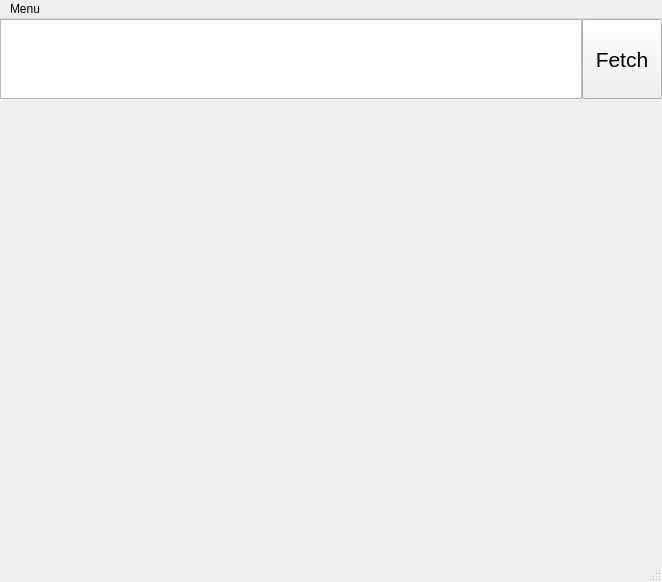
<?xml version="1.0" encoding="UTF-8"?>
<ui version="4.0">
 <class>DownloadImageClass</class>
 <widget class="QMainWindow" name="DownloadImageClass">
  <property name="geometry">
   <rect>
    <x>0</x>
    <y>0</y>
    <width>662</width>
    <height>582</height>
   </rect>
  </property>
  <property name="minimumSize">
   <size>
    <width>0</width>
    <height>0</height>
   </size>
  </property>
  <property name="windowTitle">
   <string>DownloadImage</string>
  </property>
  <property name="statusTip">
   <string/>
  </property>
  <property name="autoFillBackground">
   <bool>false</bool>
  </property>
  <widget class="QWidget" name="centralWidget">
   <layout class="QGridLayout" name="gridLayout_3" columnstretch="9,1">
    <property name="leftMargin">
     <number>0</number>
    </property>
    <property name="topMargin">
     <number>0</number>
    </property>
    <property name="rightMargin">
     <number>0</number>
    </property>
    <property name="bottomMargin">
     <number>0</number>
    </property>
    <property name="spacing">
     <number>0</number>
    </property>
    <item row="0" column="0">
     <widget class="QTextEdit" name="fetchInput">
      <property name="sizePolicy">
       <sizepolicy hsizetype="Expanding" vsizetype="Maximum">
        <horstretch>0</horstretch>
        <verstretch>0</verstretch>
       </sizepolicy>
      </property>
      <property name="minimumSize">
       <size>
        <width>0</width>
        <height>80</height>
       </size>
      </property>
      <property name="maximumSize">
       <size>
        <width>16777215</width>
        <height>80</height>
       </size>
      </property>
      <property name="html">
       <string>&lt;!DOCTYPE HTML PUBLIC &quot;-//W3C//DTD HTML 4.0//EN&quot; &quot;http://www.w3.org/TR/REC-html40/strict.dtd&quot;&gt;
&lt;html&gt;&lt;head&gt;&lt;meta name=&quot;qrichtext&quot; content=&quot;1&quot; /&gt;&lt;style type=&quot;text/css&quot;&gt;
p, li { white-space: pre-wrap; }
&lt;/style&gt;&lt;/head&gt;&lt;body style=&quot; font-family:'MS Shell Dlg 2'; font-size:8.25pt; font-weight:400; font-style:normal;&quot;&gt;
&lt;p style=&quot;-qt-paragraph-type:empty; margin-top:0px; margin-bottom:0px; margin-left:0px; margin-right:0px; -qt-block-indent:0; text-indent:0px;&quot;&gt;&lt;br /&gt;&lt;/p&gt;&lt;/body&gt;&lt;/html&gt;</string>
      </property>
     </widget>
    </item>
    <item row="0" column="1">
     <widget class="QPushButton" name="fetchButton">
      <property name="sizePolicy">
       <sizepolicy hsizetype="Expanding" vsizetype="Maximum">
        <horstretch>0</horstretch>
        <verstretch>0</verstretch>
       </sizepolicy>
      </property>
      <property name="minimumSize">
       <size>
        <width>0</width>
        <height>80</height>
       </size>
      </property>
      <property name="maximumSize">
       <size>
        <width>16777215</width>
        <height>80</height>
       </size>
      </property>
      <property name="font">
       <font>
        <pointsize>16</pointsize>
       </font>
      </property>
      <property name="text">
       <string>Fetch</string>
      </property>
      <property name="iconSize">
       <size>
        <width>16</width>
        <height>16</height>
       </size>
      </property>
     </widget>
    </item>
    <item row="1" column="0" colspan="2">
     <widget class="QLabel" name="errorMessage">
      <property name="sizePolicy">
       <sizepolicy hsizetype="Expanding" vsizetype="Expanding">
        <horstretch>0</horstretch>
        <verstretch>0</verstretch>
       </sizepolicy>
      </property>
      <property name="minimumSize">
       <size>
        <width>0</width>
        <height>0</height>
       </size>
      </property>
      <property name="maximumSize">
       <size>
        <width>16777215</width>
        <height>30</height>
       </size>
      </property>
      <property name="palette">
       <palette>
        <active>
         <colorrole role="WindowText">
          <brush brushstyle="SolidPattern">
           <color alpha="255">
            <red>255</red>
            <green>0</green>
            <blue>0</blue>
           </color>
          </brush>
         </colorrole>
         <colorrole role="Text">
          <brush brushstyle="SolidPattern">
           <color alpha="255">
            <red>255</red>
            <green>0</green>
            <blue>0</blue>
           </color>
          </brush>
         </colorrole>
         <colorrole role="ButtonText">
          <brush brushstyle="SolidPattern">
           <color alpha="255">
            <red>255</red>
            <green>0</green>
            <blue>0</blue>
           </color>
          </brush>
         </colorrole>
         <colorrole role="PlaceholderText">
          <brush brushstyle="SolidPattern">
           <color alpha="128">
            <red>255</red>
            <green>0</green>
            <blue>0</blue>
           </color>
          </brush>
         </colorrole>
        </active>
        <inactive>
         <colorrole role="WindowText">
          <brush brushstyle="SolidPattern">
           <color alpha="255">
            <red>255</red>
            <green>0</green>
            <blue>0</blue>
           </color>
          </brush>
         </colorrole>
         <colorrole role="Text">
          <brush brushstyle="SolidPattern">
           <color alpha="255">
            <red>255</red>
            <green>0</green>
            <blue>0</blue>
           </color>
          </brush>
         </colorrole>
         <colorrole role="ButtonText">
          <brush brushstyle="SolidPattern">
           <color alpha="255">
            <red>255</red>
            <green>0</green>
            <blue>0</blue>
           </color>
          </brush>
         </colorrole>
         <colorrole role="PlaceholderText">
          <brush brushstyle="SolidPattern">
           <color alpha="128">
            <red>255</red>
            <green>0</green>
            <blue>0</blue>
           </color>
          </brush>
         </colorrole>
        </inactive>
        <disabled>
         <colorrole role="WindowText">
          <brush brushstyle="SolidPattern">
           <color alpha="255">
            <red>255</red>
            <green>0</green>
            <blue>0</blue>
           </color>
          </brush>
         </colorrole>
         <colorrole role="Text">
          <brush brushstyle="SolidPattern">
           <color alpha="255">
            <red>255</red>
            <green>0</green>
            <blue>0</blue>
           </color>
          </brush>
         </colorrole>
         <colorrole role="ButtonText">
          <brush brushstyle="SolidPattern">
           <color alpha="255">
            <red>255</red>
            <green>0</green>
            <blue>0</blue>
           </color>
          </brush>
         </colorrole>
         <colorrole role="PlaceholderText">
          <brush brushstyle="SolidPattern">
           <color alpha="128">
            <red>0</red>
            <green>0</green>
            <blue>0</blue>
           </color>
          </brush>
         </colorrole>
        </disabled>
       </palette>
      </property>
      <property name="font">
       <font>
        <pointsize>10</pointsize>
       </font>
      </property>
      <property name="styleSheet">
       <string notr="true">color: rgb(255, 0, 0)</string>
      </property>
      <property name="text">
       <string>&lt;html&gt;&lt;head/&gt;&lt;body&gt;&lt;p&gt;&lt;br/&gt;&lt;/p&gt;&lt;/body&gt;&lt;/html&gt;</string>
      </property>
      <property name="alignment">
       <set>Qt::AlignCenter</set>
      </property>
     </widget>
    </item>
    <item row="2" column="0" colspan="2">
     <widget class="QLabel" name="image">
      <property name="sizePolicy">
       <sizepolicy hsizetype="Preferred" vsizetype="Preferred">
        <horstretch>0</horstretch>
        <verstretch>0</verstretch>
       </sizepolicy>
      </property>
      <property name="minimumSize">
       <size>
        <width>0</width>
        <height>0</height>
       </size>
      </property>
      <property name="maximumSize">
       <size>
        <width>16777215</width>
        <height>16777215</height>
       </size>
      </property>
      <property name="palette">
       <palette>
        <active>
         <colorrole role="Text">
          <brush brushstyle="SolidPattern">
           <color alpha="255">
            <red>0</red>
            <green>0</green>
            <blue>0</blue>
           </color>
          </brush>
         </colorrole>
         <colorrole role="PlaceholderText">
          <brush brushstyle="SolidPattern">
           <color alpha="128">
            <red>241</red>
            <green>0</green>
            <blue>0</blue>
           </color>
          </brush>
         </colorrole>
        </active>
        <inactive>
         <colorrole role="Text">
          <brush brushstyle="SolidPattern">
           <color alpha="255">
            <red>0</red>
            <green>0</green>
            <blue>0</blue>
           </color>
          </brush>
         </colorrole>
         <colorrole role="PlaceholderText">
          <brush brushstyle="SolidPattern">
           <color alpha="128">
            <red>241</red>
            <green>0</green>
            <blue>0</blue>
           </color>
          </brush>
         </colorrole>
        </inactive>
        <disabled>
         <colorrole role="Text">
          <brush brushstyle="SolidPattern">
           <color alpha="255">
            <red>120</red>
            <green>120</green>
            <blue>120</blue>
           </color>
          </brush>
         </colorrole>
         <colorrole role="PlaceholderText">
          <brush brushstyle="SolidPattern">
           <color alpha="128">
            <red>0</red>
            <green>0</green>
            <blue>0</blue>
           </color>
          </brush>
         </colorrole>
        </disabled>
       </palette>
      </property>
      <property name="mouseTracking">
       <bool>false</bool>
      </property>
      <property name="autoFillBackground">
       <bool>false</bool>
      </property>
      <property name="text">
       <string/>
      </property>
      <property name="alignment">
       <set>Qt::AlignLeading|Qt::AlignLeft|Qt::AlignTop</set>
      </property>
     </widget>
    </item>
   </layout>
  </widget>
  <widget class="QStatusBar" name="statusBar">
   <property name="maximumSize">
    <size>
     <width>16777215</width>
     <height>16777215</height>
    </size>
   </property>
  </widget>
  <widget class="QMenuBar" name="menuBar">
   <property name="geometry">
    <rect>
     <x>0</x>
     <y>0</y>
     <width>662</width>
     <height>21</height>
    </rect>
   </property>
   <widget class="QMenu" name="menuMenu">
    <property name="title">
     <string>Menu</string>
    </property>
    <addaction name="fetchAction_2"/>
    <addaction name="exitAction_2"/>
   </widget>
   <addaction name="menuMenu"/>
  </widget>
  <action name="actionFetch">
   <property name="enabled">
    <bool>true</bool>
   </property>
   <property name="text">
    <string>Fetch</string>
   </property>
   <property name="shortcut">
    <string>Ctrl+Return</string>
   </property>
  </action>
  <action name="actionExit">
   <property name="text">
    <string>Exit</string>
   </property>
   <property name="shortcut">
    <string>Esc</string>
   </property>
  </action>
  <action name="actionToolbar">
   <property name="text">
    <string>Toolbar</string>
   </property>
  </action>
  <action name="fetchAction">
   <property name="text">
    <string>Fetch</string>
   </property>
   <property name="shortcut">
    <string>Ctrl+Return</string>
   </property>
  </action>
  <action name="exitAction">
   <property name="text">
    <string>Exit</string>
   </property>
   <property name="shortcut">
    <string>Esc</string>
   </property>
  </action>
  <action name="actionExit_2">
   <property name="text">
    <string>Exit</string>
   </property>
  </action>
  <action name="fetchAction_2">
   <property name="text">
    <string>Fetch</string>
   </property>
   <property name="shortcut">
    <string>Ctrl+Return</string>
   </property>
  </action>
  <action name="exitAction_2">
   <property name="text">
    <string>Exit</string>
   </property>
   <property name="shortcut">
    <string>Esc</string>
   </property>
  </action>
 </widget>
 <layoutdefault spacing="6" margin="11"/>
 <resources/>
 <connections/>
</ui>
